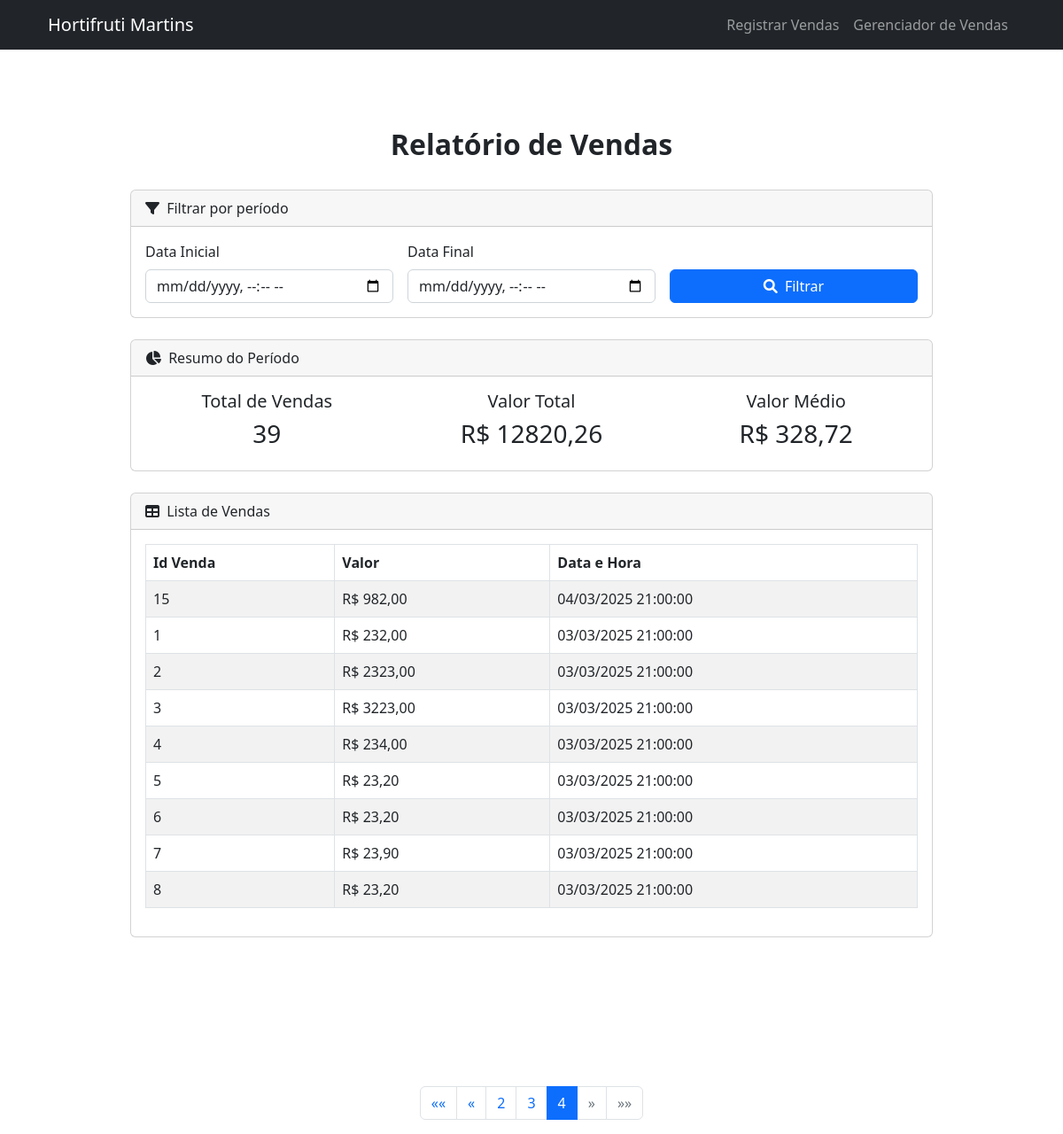
/relatorio/?page=4, run on the app's committed database.
### hortifruti/models.py (models this page shows)
class VendasModel(models.Model):
    id_venda = models.AutoField(primary_key=True)
    valor = models.DecimalField(max_digits=10, decimal_places=2)
    data = models.DateTimeField(auto_now_add=True)

### hortifruti/views.py (the view)
# urls.py: path('relatorio/', views.relatorioPage, name='relatorio_Page'),  # Nome corrigido para corresponder ao template
def relatorioPage(request):
    context = repository.relatorioVendas(request)
    return render(request, 'relatorioPage.html', context)

### hortifruti/templates/relatorioPage.html (shortened to what this page needs)
{% load static %}
<!DOCTYPE html>
<html lang="pt-BR">
    <head>
        <link href={% static 'css/styles.css' %} rel="stylesheet" />
        <link rel="stylesheet" href="https://cdnjs.cloudflare.com/ajax/libs/font-awesome/6.0.0/css/all.min.css" />
    </head>
    <body id="page-top">
        <nav class="navbar navbar-expand-lg navbar-dark bg-dark fixed-top" id="mainNav">
            <div class="container px-4">
                <a class="navbar-brand" href="{% url 'index'%}">Hortifruti Martins</a>
                <div class="collapse navbar-collapse" id="navbarResponsive">
                    <ul class="navbar-nav ms-auto">
                        <li class="nav-item"><a class="nav-link" href="{% url 'index'%}">Registrar Vendas</a></li>
                        <li class="nav-item"><a class="nav-link" href="{% url 'gerenciador_Page'%}">Gerenciador de Vendas</a></li>
                    </ul>
                </div>
            </div>
        </nav>
        <section id="about">
            <div class="container px-4">
                <div class="row gx-4 justify-content-center">
                    <div class="col-lg-10">
                        <h2 class="text-center"><strong>Relatório de Vendas</strong></h2>
                        <br>
                        <div class="card mb-4">
                            <div class="card-header">
                                <i class="fas fa-filter me-1"></i>
                                Filtrar por período
                            </div>
                            <div class="card-body">
                                <form method="get" action="{% url 'relatorio_Page' %}" class="row g-3 align-items-end">
                                    <div class="col-md-4">
                                        <label for="data_inicial" class="form-label">Data Inicial</label>
                                        <input type="datetime-local" class="form-control" id="data_inicial" name="data_inicial"
                                               value="{{ data_inicial|default:'' }}">
                                    </div>
                                    <div class="col-md-4">
                                        <label for="data_final" class="form-label">Data Final</label>
                                        <input type="datetime-local" class="form-control" id="data_final" name="data_final"
                                               value="{{ data_final|default:'' }}">
                                    </div>
                                    <div class="col-md-4">
                                        <button type="submit" class="btn btn-primary w-100">
                                            <i class="fas fa-search me-1"></i> Filtrar
                                        </button>
                                    </div>
                                </form>
                            </div>
                        </div>
                        {% if vendas %}
                        <div class="card mb-4">
                            <div class="card-header">
                                <i class="fas fa-chart-pie me-1"></i>
                                Resumo do Período
                            </div>
                            <div class="card-body">
                                <div class="row text-center">
                                    <div class="col-md-4">
                                        <div class="h5">Total de Vendas</div>
                                        <div class="h3">{{ qtd_vendas }}</div>
                                    </div>
                                    <div class="col-md-4">
                                        <div class="h5">Valor Total</div>
                                        <div class="h3">R$ {{ valor_total|floatformat:2 }}</div>
                                    </div>
                                    <div class="col-md-4">
                                        <div class="h5">Valor Médio</div>
                                        <div class="h3">R$ {{ valor_medio|floatformat:2 }}</div>
                                    </div>
                                </div>
                            </div>
                        </div>
                        {% endif %}
                        <div class="card">
                            <div class="card-header">
                                <i class="fas fa-table me-1"></i>
                                Lista de Vendas
                            </div>
                            <div class="card-body">
                                {% if vendas %}
                                <div class="table-responsive">
                                    <table class="table table-bordered table-striped">
                                        <thead>
                                            <tr>
                                                <th>Id Venda</th>
                                                <th>Valor</th>
                                                <th>Data e Hora</th>
                                            </tr>
                                        </thead>
                                        <tbody>
                                            {% for venda in vendas %}
                                            <tr>
                                                <td>{{venda.id_venda}}</td>
                                                <td>R$ {{venda.valor|floatformat:2}}</td>
                                                <td>{{venda.data|date:"d/m/Y H:i:s"}}</td>
                                            </tr>
                                            {%endfor%}
                                        </tbody>
                                    </table>
                                </div>
                                {% else %}
                                <div class="alert alert-info">
                                    Nenhuma venda encontrada para o período selecionado.
                                </div>
                                {% endif %}
                            </div>
                        </div>
                    </div>
                </div>
            </div>
        </section>
        {% if is_paginated %}
        <div class="container mt-4">
            <nav aria-label="Navegação de páginas">
                <ul class="pagination justify-content-center">
                    {% if vendas.has_previous %}
                        <li class="page-item">
                            <a class="page-link" href="?page=1{% if data_inicial %}&data_inicial={{data_inicial}}{% endif %}{% if data_final %}&data_final={{data_final}}{% endif %}" aria-label="Primeira">
                                <span aria-hidden="true">&laquo;&laquo;</span>
                            </a>
                        </li>
                        <li class="page-item">
                            <a class="page-link" href="?page={{ vendas.previous_page_number }}{% if data_inicial %}&data_inicial={{data_inicial}}{% endif %}{% if data_final %}&data_final={{data_final}}{% endif %}" aria-label="Anterior">
                                <span aria-hidden="true">&laquo;</span>
                            </a>
                        </li>
                    {% endif %}
                    {% for num in vendas.paginator.page_range %}
                        {% if vendas.number == num %}
                            <li class="page-item active"><a class="page-link" href="?page={{ num }}{% if data_inicial %}&data_inicial={{data_inicial}}{% endif %}{% if data_final %}&data_final={{data_final}}{% endif %}">{{ num }}</a></li>
                        {% elif num > vendas.number|add:'-3' and num < vendas.number|add:'3' %}
                            <li class="page-item"><a class="page-link" href="?page={{ num }}{% if data_inicial %}&data_inicial={{data_inicial}}{% endif %}{% if data_final %}&data_final={{data_final}}{% endif %}">{{ num }}</a></li>
                        {% endif %}
                    {% endfor %}
                    {% if vendas.has_next %}
                        <li class="page-item">
                            <a class="page-link" href="?page={{ vendas.next_page_number }}{% if data_inicial %}&data_inicial={{data_inicial}}{% endif %}{% if data_final %}&data_final={{data_final}}{% endif %}" aria-label="Próxima">
                                <span aria-hidden="true">&raquo;</span>
                            </a>
                        </li>
                        <li class="page-item">
                            <a class="page-link" href="?page={{ vendas.paginator.num_pages }}{% if data_inicial %}&data_inicial={{data_inicial}}{% endif %}{% if data_final %}&data_final={{data_final}}{% endif %}" aria-label="Última">
                                <span aria-hidden="true">&raquo;&raquo;</span>
                            </a>
                        </li>
                    {% else %}
                        <li class="page-item disabled">
                            <a class="page-link" href="#" aria-label="Próxima">
                                <span aria-hidden="true">&raquo;</span>
                            </a>
                        </li>
                        <li class="page-item disabled">
                            <a class="page-link" href="#" aria-label="Última">
                                <span aria-hidden="true">&raquo;&raquo;</span>
                            </a>
                        </li>
                    {% endif %}
                </ul>
            </nav>
        </div>
        {% endif %}
    </body>
</html>

### data on the page
VendasModel: id_venda "15", valor "982,00", data "04/03/2025 21:00:00"
VendasModel: id_venda "1", valor "232,00", data "03/03/2025 21:00:00"
VendasModel: id_venda "2", valor "2323,00", data "03/03/2025 21:00:00"
VendasModel: id_venda "3", valor "3223,00", data "03/03/2025 21:00:00"
VendasModel: id_venda "4", valor "234,00", data "03/03/2025 21:00:00"
VendasModel: id_venda "5", valor "23,20", data "03/03/2025 21:00:00"
VendasModel: id_venda "6", valor "23,20", data "03/03/2025 21:00:00"
VendasModel: id_venda "7", valor "23,90", data "03/03/2025 21:00:00"
VendasModel: id_venda "8", valor "23,20", data "03/03/2025 21:00:00"

### other printed values
{{ qtd_vendas }} "39"
{{ valor_total|floatformat:2 }} "12820,26"
{{ valor_medio|floatformat:2 }} "328,72"
{{ num }} "2" "3"
{{ num }} "4"
